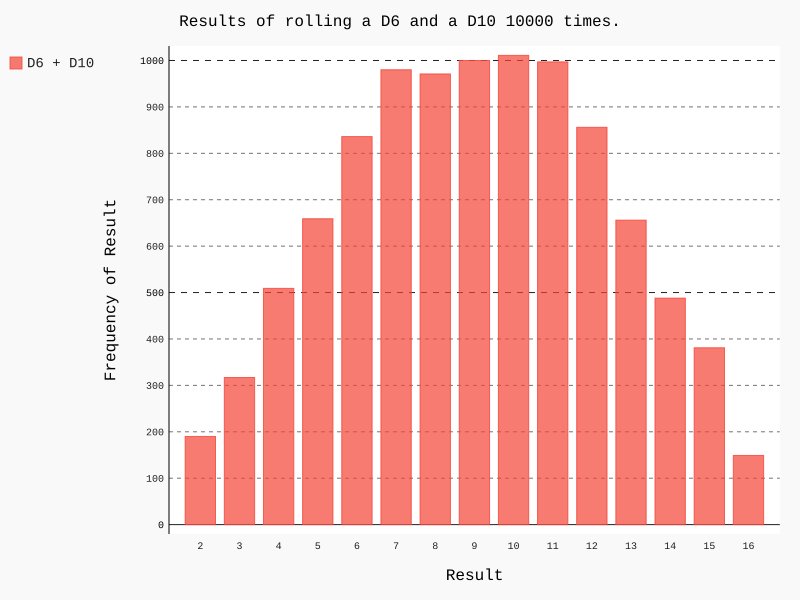

This chart was generated by the following Python code:
import pygal

from die import Die

# 创建两个骰子,一个D6和一个D10
die_1 = Die()
die_2 = Die(10)

# 掷骰子多次，并将结果存储在一个列表中
results = []
for roll_num in range(10000):
    result = die_1.roll() + die_2.roll()
    results.append(result)
    
# 分析结果
frequencies = []
max_result = die_1.num_sides + die_2.num_sides
for value in range(2, max_result+1):
    frequency = results.count(value)
    frequencies.append(frequency)
    
# 对结果进行可视化
hist = pygal.Bar()

hist.title = "Results of rolling a D6 and a D10 10000 times."
hist.x_labels = ['2', '3', '4', '5', '6', '7', '8', '9', '10', '11', '12', '13',
    '14', '15', '16']
hist.x_title = "Result"
hist.y_title = "Frequency of Result"

hist.add('D6 + D10', frequencies)
    
hist.render_to_file('different_dice.svg')
